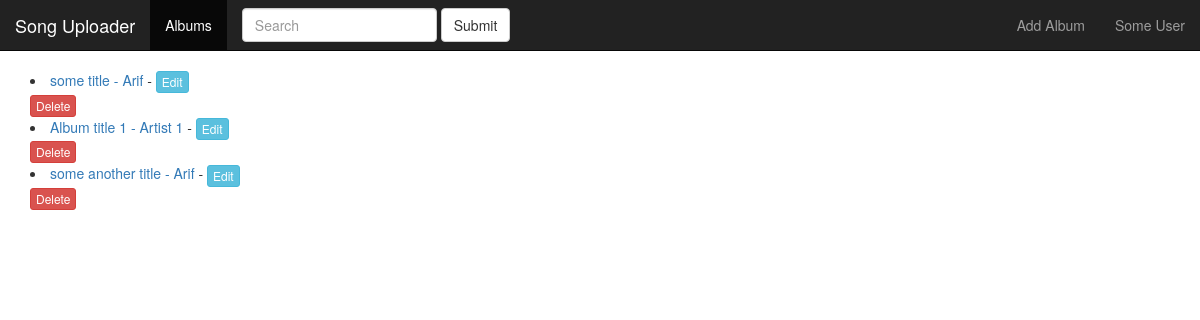
Before: /music/ with the older database file.
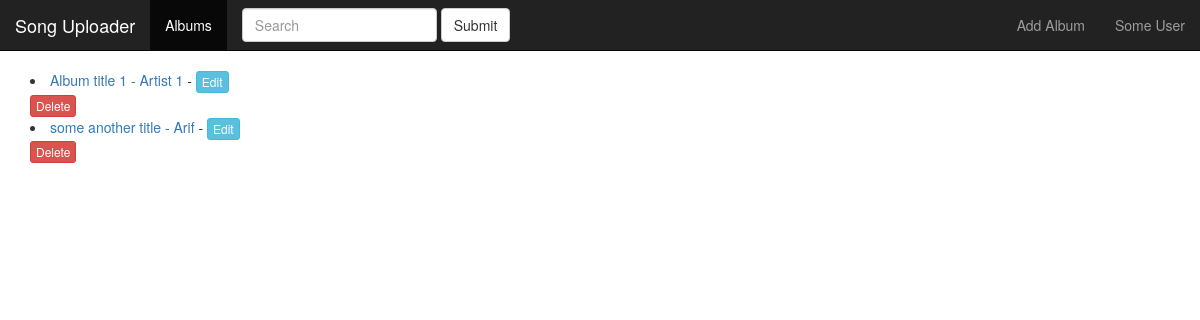
After: the same page with the newer database file.
### music/models.py (models this page shows, shortened)
class Album(models.Model):
    artist = models.CharField(max_length=250)
    album_title = models.CharField(max_length=500)
    genre = models.CharField(max_length=250)
    album_logo = models.FileField()

### music/views.py (the view)
class IndexView(generic.ListView):
    template_name = 'music/index.html'
    context_object_name = 'all_albums'
    def get_queryset(self):
        return Album.objects.all()

### music/templates/music/index.html (shortened to what this page needs)
{% extends "music/layout.html" %}
{% block content %}
    {% for album in all_albums  %}
    <li>
        <a href="{% url 'music:detail' album.id %}">
            {{ album.album_title }} - {{ album.artist }}
        </a>
        -
        <a href="{% url 'music:album-update' album.id %}" class="btn btn-xs btn-info">Edit</a>
        <form class="" action="{% url 'music:album-delete' album.id %}" method="post">
            <input type="submit" class="btn btn-xs btn-danger" name="" value="Delete">
        </form>
    </li>
    {% endfor %}
{% endblock %}

### music/templates/music/layout.html (shortened to what this page needs)
<!DOCTYPE html>
<html>
    <head>
        {% load staticfiles %}
        <link rel="stylesheet" href="{% static 'css/bootstrap.css' %}">
        <link rel="stylesheet" href="{% static 'css/style.css' %}">
    </head>
    <body>
        <nav class="navbar navbar-inverse navbar-fixed-top">
            <div class="container-fluid">
                <div class="navbar-header">
                    <a class="navbar-brand" href="{% url 'music:index' %}">Song Uploader</a>
                </div>
                <div class="collapse navbar-collapse" id="bs-example-navbar-collapse-1">
                    <ul class="nav navbar-nav">
                        <li class="active"><a href="{% url 'music:index' %}">Albums <span class="sr-only">(current)</span></a></li>
                    </ul>
                    <form class="navbar-form navbar-left">
                        <div class="form-group">
                            <input type="text" class="form-control" placeholder="Search">
                        </div>
                        <button type="submit" class="btn btn-default">Submit</button>
                    </form>
                    <ul class="nav navbar-nav navbar-right">
                        <li><a href="{% url 'music:album-add' %}">Add Album</a></li>
                        <li><a href="#">Some User</a></li>
                    </ul>
                </div>
            </div>
        </nav>
        <div class="container">
            <div class="row">
                <div class="col-sm-12">
                    {% block content %}{% endblock %}
                </div>
            </div>
        </div>
    </body>
</html>

### music/static/css/style.css (style rules this page uses)
body { margin-top: 70px; }

Changed rows visible on the page:
removed Album: album_title "some title", artist "Arif"
